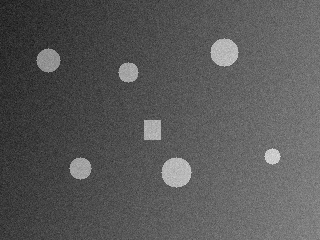
#> input picture labs/samples/01_objects_uneven_light.png, 320 x 240 px
$ python lab10_halftone_segmentation.py --image samples/01_objects_uneven_light.png
#> lines starting #> are read from the running program, lines starting #| are printed output that depends on the picture; after the words box and inside, x2 and y2 are one past the last pixel; in counts of white or black regions, pixels touching at a corner belong together
### labs/common.py
"""Общие утилиты: ввод, шум, метрики, тестовые изображения, графики."""
import argparse
import os
import time

import cv2
import matplotlib
import numpy as np

matplotlib.use("Agg")
import matplotlib.pyplot as plt  # noqa: E402


def load(path, color=False):
    """Загрузить изображение (ошибка, если файла нет или он не читается)."""
    if not os.path.isfile(path):
        raise FileNotFoundError(f"Файл не найден: {path}")
    img = cv2.imread(path, cv2.IMREAD_COLOR if color else cv2.IMREAD_GRAYSCALE)
    if img is None:
        raise ValueError(f"Не удалось прочитать: {path}")
    return img


def check(img):
    """Проверить, что вход -- непустое 2D-изображение uint8."""
    if not isinstance(img, np.ndarray) or img.ndim != 2 or img.size == 0 or img.dtype != np.uint8:
        raise ValueError("Нужно непустое 2D-изображение uint8")


def parse(doc, extra=()):
    """Аргументы: --image (иначе демо), --out; extra -- список (имя, kwargs)."""
    p = argparse.ArgumentParser(description=doc)
    p.add_argument("--image", help="путь к изображению (иначе демо-данные)")
    p.add_argument("--out", default="out", help="папка для графиков")
    for name, kw in extra:
        p.add_argument(name, **kw)
    return p.parse_args()


def ms(func, *args, repeat=3):
    """Лучшее время func(*args) в миллисекундах."""
    best = float("inf")
    for _ in range(repeat):
        t0 = time.perf_counter()
        func(*args)
        best = min(best, time.perf_counter() - t0)
    return best * 1e3


# [19 lines left out: functions psnr, iou, f1, not called in this run]


def gauss(img, sigma, seed=0):
    """Гауссов шум N(0, sigma^2) с насыщением."""
    noisy = img + np.random.default_rng(seed).normal(0, sigma, img.shape)
    return np.clip(np.rint(noisy), 0, 255).astype(np.uint8)


# [7 lines left out: function salt_pepper, not called in this run]


def windows(img, k):
    """Окна k x k вокруг каждого пикселя, форма (H, W, k, k); края -- reflect."""
    return np.lib.stride_tricks.sliding_window_view(np.pad(img, k // 2, mode="reflect"), (k, k))


# [39 lines left out: functions demo_objects, demo_lines, demo_text, demo_regions, not called in this run]


def grid(items, out, name, ncols=3):
    """Сохранить subplot из пар (изображение, заголовок); 3 канала = BGR."""
    nrows = -(-len(items) // ncols)
    fig, axes = plt.subplots(nrows, ncols, figsize=(3.2 * ncols, 3.2 * nrows), squeeze=False)
    for ax in axes.ravel():
        ax.axis("off")
    for ax, (img, title) in zip(axes.ravel(), items):
        img = img.astype(np.uint8) * 255 if img.dtype == bool else img
        ax.imshow(cv2.cvtColor(img, cv2.COLOR_BGR2RGB) if img.ndim == 3 else img,
                  cmap="gray", vmin=0, vmax=255 if img.dtype == np.uint8 else None)
        ax.set_title(title, fontsize=9)
    save(fig, out, name)


# [7 lines left out: function plot, not called in this run]


def save(fig, out, name):
    """Сохранить фигуру в out/name и закрыть."""
    os.makedirs(out, exist_ok=True)
    fig.tight_layout()
    fig.savefig(os.path.join(out, name), dpi=100)
    plt.close(fig)

### labs/lab10_halftone_segmentation.py
"""Лаба 10. Сегментация полутоновых изображений: пороги во впадинах гистограммы, k-means, наращивание областей."""
from collections import deque

import cv2
import numpy as np

import common


def valley_thresholds(gray, sigma=3, min_height=0.05, min_dist=20):
    """Моды сглаженной гистограммы и пороги -- минимумы между соседними модами."""
    common.check(gray)
    hist = np.bincount(gray.ravel(), minlength=256).astype(float)
    x = np.arange(-3 * sigma, 3 * sigma + 1)
    ker = np.exp(-x ** 2 / (2 * sigma ** 2))
    hs = np.convolve(np.pad(hist, 3 * sigma, mode="reflect"), ker / ker.sum(), mode="valid")
    cand = [i for i in range(1, 255) if hs[i] > hs[i - 1] and hs[i] >= hs[i + 1] and hs[i] >= min_height * hs.max()]
    modes = []
    for i in sorted(cand, key=lambda i: -hs[i]):  # высокие моды вытесняют близкие низкие
        if all(abs(i - m) >= min_dist for m in modes):
            modes.append(i)
    modes.sort()
    return [a + int(np.argmin(hs[a:b + 1])) for a, b in zip(modes, modes[1:])], modes


def kmeans(gray, k, iters=100):
    """k-means по яркости (Ллойд на гистограмме) -> (центры по возрастанию, метки)."""
    hist = np.bincount(gray.ravel(), minlength=256).astype(float)
    lv = np.arange(256.0)
    cand = lv[hist >= 0.001 * hist.sum()]
    c = [float(hist.argmax())]
    while len(c) < k:  # инициализация: самые удалённые значимые уровни
        c.append(cand[np.argmax(np.abs(cand[:, None] - c).min(axis=1))])
    c = np.array(c)
    for _ in range(iters):
        a = np.abs(lv[:, None] - c).argmin(axis=1)
        new = np.array([(lv * hist * (a == j)).sum() / max((hist * (a == j)).sum(), 1e-9) if (a == j).any() else c[j]
                        for j in range(k)])
        if np.allclose(new, c, atol=1e-3):
            break
        c = new
    c.sort()
    return c, np.abs(lv[:, None] - c).argmin(axis=1)[gray]


def region_growing(gray, seed, tol):
    """От затравки (x, y): присоединять 8-соседей с |I - среднее области| <= tol."""
    h, w = gray.shape
    mask = np.zeros((h, w), bool)
    mask[seed[1], seed[0]] = True
    total, cnt, q = float(gray[seed[1], seed[0]]), 1, deque([seed])
    while q:
        x, y = q.popleft()
        for ny in range(max(y - 1, 0), min(y + 2, h)):
            for nx in range(max(x - 1, 0), min(x + 2, w)):
                if not mask[ny, nx] and abs(float(gray[ny, nx]) - total / cnt) <= tol:
                    mask[ny, nx] = True
                    total, cnt = total + float(gray[ny, nx]), cnt + 1
                    q.append((nx, ny))
    return mask


def main():
    args = common.parse(__doc__)
    g, truth = (common.load(args.image), None) if args.image else common.demo_regions()
#> in load, img is the input picture: shape (240, 320); min 20, max 223, mean 88.4
    thr, modes = valley_thresholds(g)
#> in valley_thresholds, `hist = np.bincount(gray.ravel(), minlength=256).astype(float)`: hist = 256 values, max 1141 at index 80, min 0 at index 0, mean 300
#> in valley_thresholds, `hs = np.convolve(np.pad(hist, 3 * sigma, mode="reflect"), ker / ker.su..`: hs = 256 values, max 1049.8 at index 81, min 0 at index 0, mean 300
#> in valley_thresholds, `cand = [i for i in range(1, 255) if hs[i] > hs[i - 1] and hs[i] >= hs[..`: cand = [73, 81, 95, 180]
#> the loop in valley_thresholds, `for i in sorted(cand, key=lambda i: -hs[i]):` made 4 passes
#> i on passes 1 to 4: 81, 73, 95, 180
#> after the loop in valley_thresholds, `for i in sorted(cand, key=lambda i: -hs[i]):`: modes = [81, 180]
#> thr = [149]; modes = [81, 180]
    seg = np.digitize(g, thr)
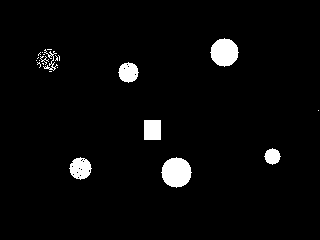
#> seg: shape (240, 320) int64; values 0 (black) and 1 (white), 3.5% white; 22 white regions (14 under 20 px), largest, box (x1, y1, x2, y2) and area: (161, 157, 192, 188) 709, (210, 38, 239, 67) 613, (69, 157, 92, 180) 362
    c, km = kmeans(g, max(len(modes), 2))
#> in kmeans, `cand = lv[hist >= 0.001 * hist.sum()]`: cand = 106 values from 36 to 183
#> in kmeans, `c = [float(hist.argmax())]`: c = [80]
#> the loop in kmeans, `while len(c) < k:` made 1 pass
#> after the loop in kmeans, `while len(c) < k:`: c = [80, 183]
#> the loop in kmeans, `for _ in range(iters):` made 12 passes
#> c on passes 1 to 11: [84.51, 167.3], [83.7, 156.5], [82.54, 146.5], [80.51, 136.1], [77.95, 128.2], [75.51, 123], [73.45, 119.5], [71.92, 117.1], [70.9, 115.6], [70.37, 114.9], [69.84, 114.2]
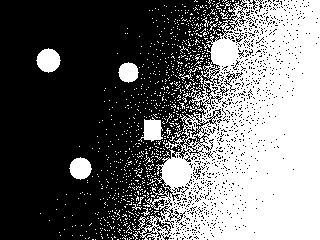
#> km: shape (240, 320) int64; values 0 (black) and 1 (white), 41.7% white; 874 white regions (862 under 20 px), largest, box (x1, y1, x2, y2) and area: (133, 0, 320, 240) 28527, (36, 48, 61, 73) 441, (69, 157, 92, 180) 378
#> c = [69.84, 114.2]
    crit = (cv2.TERM_CRITERIA_EPS + cv2.TERM_CRITERIA_MAX_ITER, 100, 0.01)
    ref = np.sort(cv2.kmeans(g.reshape(-1, 1).astype(np.float32), max(len(modes), 2), None, crit, 5, cv2.KMEANS_PP_CENTERS)[2].ravel())
#> ref = [68.81, 112.8]
    print(f"моды {modes}, пороги {thr}; центры k-means {np.round(c, 1)}, cv2 {np.round(ref, 1)}")
#| моды [81, 180], пороги [149]; центры k-means [ 69.8 114.2], cv2 [ 68.8 112.8]
    seed = (215, 100) if truth is not None else (g.shape[1] // 2, g.shape[0] // 2)
#> seed = (160, 120)
    grown = region_growing(g, seed, 30)
#> in region_growing, `mask = np.zeros((h, w), bool)`: mask: shape (240, 320) bool; every value is 0
#> in region_growing, `mask[seed[1], seed[0]] = True`:
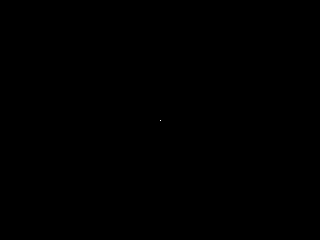
#> mask: shape (240, 320) bool; 0% white in thin lines or dots, all inside (x1, y1, x2, y2) = (160, 120, 161, 121)
#> in region_growing, `total, cnt, q = float(gray[seed[1], seed[0]]), 1, deque([seed])`: total = 167; cnt = 1
#> the loop in region_growing, `while q:` made 340 passes
#> (x, y) on passes 1 to 3: (160, 120), (159, 120), (159, 121)
#> after the loop in region_growing, `while q:`:
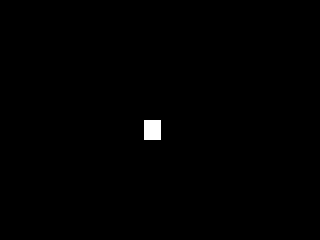
#> mask: shape (240, 320) bool; 0.44% white; 1 white region, box (x1, y1, x2, y2) and area: (144, 120, 161, 140) 340
#> after the loop in region_growing, `while q:`: cnt = 340; total = 59334
    print(f"время: пороги {common.ms(valley_thresholds, g):.2f} мс, k-means {common.ms(kmeans, g, 3):.2f} мс, "
          f"наращивание {common.ms(region_growing, g, seed, 30, repeat=1):.0f} мс")
#| время: пороги 1.30 мс, k-means 3.29 мс, наращивание 4 мс
    noisy = common.gauss(g, 30)
#> in gauss, `noisy = img + np.random.default_rng(seed).normal(0, sigma, img.shape)`:
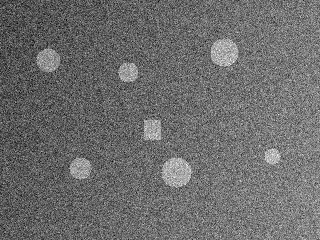
#> noisy: shape (240, 320) float64; min -81, max 314.9, mean 88.3; drawn with min black and max white
    filt = cv2.medianBlur(noisy, 7)
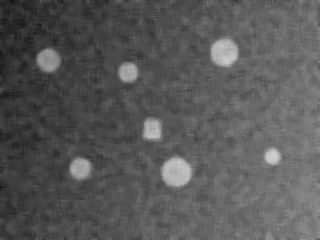
#> filt: shape (240, 320); min 18, max 211, mean 88.3
    t_n, m_n = valley_thresholds(noisy)
#> t_n = []; m_n = [84]
    t_f, m_f = valley_thresholds(filt)
#> t_f = [91, 152]; m_f = [79, 105, 181]
    print(f"шум s=30: моды без фильтра {m_n}, после медианы {m_f}")
#| шум s=30: моды без фильтра [84], после медианы [79, 105, 181]
    if truth is not None:
        acc = lambda s: float(np.mean(s == truth))  # noqa: E731
        print(f"точность: пороги {acc(seg):.3f}, k-means {acc(km):.3f}, наращивание IoU {common.iou(grown, truth == 2):.3f}; "
              f"шум {acc(np.digitize(noisy, t_n)):.3f} -> после медианы {acc(np.digitize(filt, t_f)):.3f}")
    s = 255 // max(int(seg.max()), 1)
#> s = 255
    common.grid([(g, "исходное"), ((seg * s).astype(np.uint8), "по гистограмме"), ((km * s).astype(np.uint8), "k-means"),
                 (grown, "наращивание"), (noisy, "шум s=30"), ((np.digitize(filt, t_f) * s).astype(np.uint8), "шум + медиана")],
                args.out, "lab10.png")
#> in save, `fig.savefig(os.path.join(out, name), dpi=100)`:
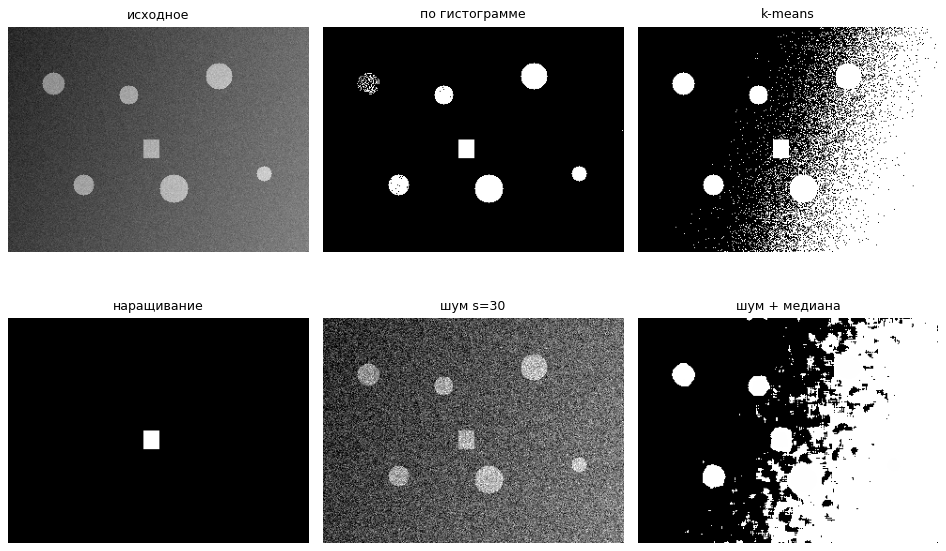
#> figure drawn by matplotlib, 6 panels


if __name__ == "__main__":
    main()

$ run again, on labs/samples/07_three_regions.png
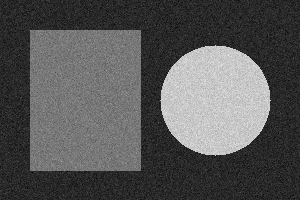
#> input picture labs/samples/07_three_regions.png, 300 x 200 px
#> in load, img is the input picture: shape (200, 300); min 0, max 236, mean 86.1
#> in valley_thresholds, `hist = np.bincount(gray.ravel(), minlength=256).astype(float)`: hist = 256 values, max 1393 at index 39, min 0 at index 80, mean 234.4
#> hs = 256 values, max 1326.2 at index 40, min 0 at index 246, mean 234.4
#> in valley_thresholds, `cand = [i for i in range(1, 255) if hs[i] > hs[i - 1] and hs[i] >= hs[..`: cand = [40, 120, 200]
#> the loop in valley_thresholds, `for i in sorted(cand, key=lambda i: -hs[i]):` made 3 passes
#> i on passes 1 to 3: 40, 120, 200
#> in main, `thr, modes = valley_thresholds(g)`: thr = [81, 161]; modes = [40, 120, 200]
#> seg: shape (200, 300) int64; 3 distinct labels, from 0 to 2
#> in kmeans, `cand = lv[hist >= 0.001 * hist.sum()]`: cand = 133 values from 16 to 218
#> in kmeans, `c = [float(hist.argmax())]`: c = [39]
#> the loop in kmeans, `while len(c) < k:` made 2 passes
#> after the loop in kmeans, `while len(c) < k:`: c = [39, 218, 128]
#> the loop in kmeans, `for _ in range(iters):` made 4 passes
#> c on passes 1 to 3: [40.03, 200.2, 120], [40.02, 200, 119.9], [40.02, 200, 119.9]
#> km: shape (200, 300) int64; 3 distinct labels, from 0 to 2
#> in main, `c, km = kmeans(g, max(len(modes), 2))`: c = [40.02, 119.9, 200]
#| моды [40, 120, 200], пороги [81, 161]; центры k-means [ 40.  119.9 200. ], cv2 [ 40.  119.9 200. ]
#> seed = (150, 100)
#> in region_growing, `total, cnt, q = float(gray[seed[1], seed[0]]), 1, deque([seed])`: total = 30; cnt = 1
#> the loop in region_growing, `while q:` made 34784 passes
#> (x, y) on passes 1 to 3: (150, 100), (149, 99), (150, 99)
#> after the loop in region_growing, `while q:`:
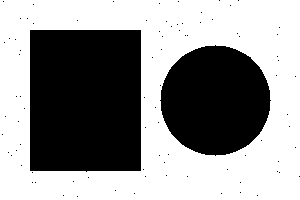
#> mask: shape (200, 300) bool; 58% white; 88 black regions (86 under 20 px), largest, box (x1, y1, x2, y2) and area: (30, 30, 141, 172) 15652, (160, 45, 271, 156) 9478
#> after the loop in region_growing, `while q:`: cnt = 34784; total = 1392643
#| время: пороги 1.70 мс, k-means 2.68 мс, наращивание 712 мс
#> t_n = [42, 125, 145, 184]; m_n = [36, 56, 127, 148, 188]
#> t_f = [89, 149]; m_f = [40, 119, 200]
#| шум s=30: моды без фильтра [36, 56, 127, 148, 188], после медианы [40, 119, 200]
#> s = 127
#> the loop in grid, `for ax, (img, title) in zip(axes.ravel(), items):` made 6 passes
#> pass 2, in grid, `img = img.astype(np.uint8) * 255 if img.dtype == bool else img`:
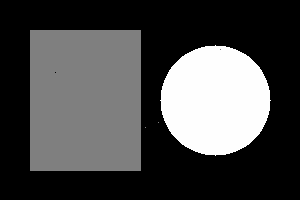
#> img: shape (200, 300); min 0, max 254, mean 73.2
